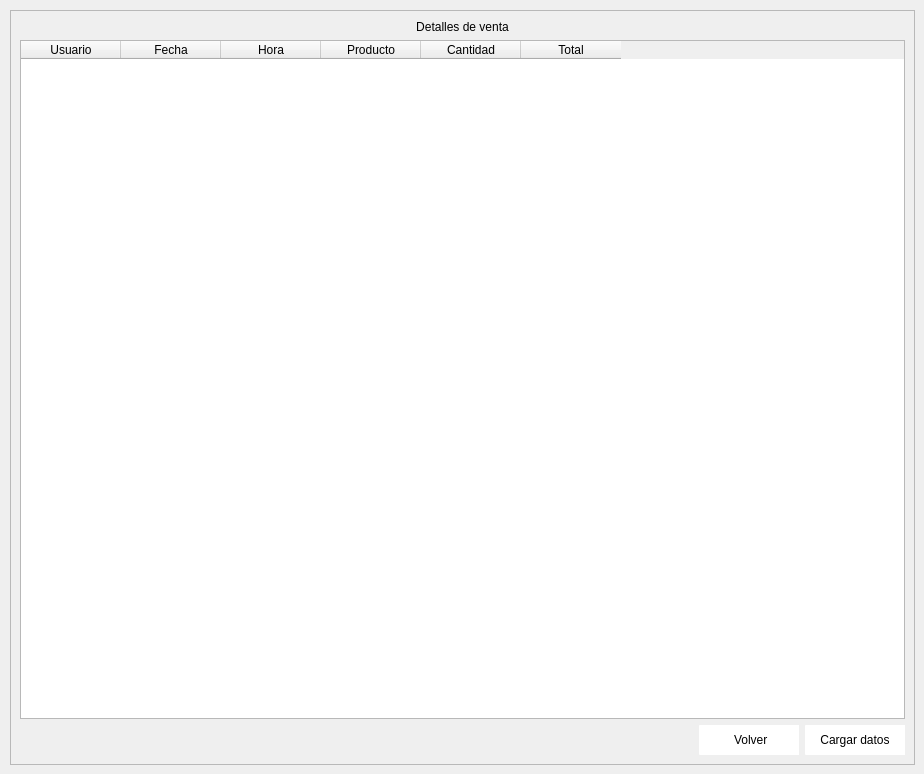
               <widget class="QWidget" name="page_detalles_ventas">
                <widget class="QFrame" name="frame_20">
                 <property name="geometry">
                  <rect>
                   <x>10</x>
                   <y>10</y>
                   <width>905</width>
                   <height>755</height>
                  </rect>
                 </property>
                 <property name="minimumSize">
                  <size>
                   <width>150</width>
                   <height>50</height>
                  </size>
                 </property>
                 <property name="frameShape">
                  <enum>QFrame::StyledPanel</enum>
                 </property>
                 <property name="frameShadow">
                  <enum>QFrame::Raised</enum>
                 </property>
                 <layout class="QVBoxLayout" name="verticalLayout_15">
                  <item>
                   <widget class="QLabel" name="label_24">
                    <property name="styleSheet">
                     <string notr="true">font: 75 12pt &quot;Open Sans Semibold&quot;</string>
                    </property>
                    <property name="text">
                     <string>Detalles de venta</string>
                    </property>
                    <property name="alignment">
                     <set>Qt::AlignCenter</set>
                    </property>
                   </widget>
                  </item>
                  <item>
                   <widget class="QTableWidget" name="tableWidget_ventas">
                    <column>
                     <property name="text">
                      <string>Usuario</string>
                     </property>
                    </column>
                    <column>
                     <property name="text">
                      <string>Fecha</string>
                     </property>
                    </column>
                    <column>
                     <property name="text">
                      <string>Hora</string>
                     </property>
                    </column>
                    <column>
                     <property name="text">
                      <string>Producto</string>
                     </property>
                    </column>
                    <column>
                     <property name="text">
                      <string>Cantidad</string>
                     </property>
                    </column>
                    <column>
                     <property name="text">
                      <string>Total</string>
                     </property>
                    </column>
                   </widget>
                  </item>
                  <item>
                   <layout class="QHBoxLayout" name="horizontalLayout_19">
                    <item>
                     <widget class="QLabel" name="label_detalle_ventas">
                      <property name="minimumSize">
                       <size>
                        <width>300</width>
                        <height>0</height>
                       </size>
                      </property>
                      <property name="text">
                       <string/>
                      </property>
                     </widget>
                    </item>
                    <item>
                     <spacer name="horizontalSpacer_6">
                      <property name="orientation">
                       <enum>Qt::Horizontal</enum>
                      </property>
                      <property name="sizeHint" stdset="0">
                       <size>
                        <width>40</width>
                        <height>20</height>
                       </size>
                      </property>
                     </spacer>
                    </item>
                    <item>
                     <widget class="QPushButton" name="btn_volver_11">
                      <property name="minimumSize">
                       <size>
                        <width>100</width>
                        <height>30</height>
                       </size>
                      </property>
                      <property name="maximumSize">
                       <size>
                        <width>150</width>
                        <height>16777215</height>
                       </size>
                      </property>
                      <property name="styleSheet">
                       <string notr="true">QFrame{
background-color: rgb(51, 157, 255);
}

QPushButton{
background-color: rgb(255, 255, 255);
border-top-left-radius:1px;
border-bottom-left-radius:1px;
font: 75 9pt &quot;Open Sans Semibold&quot;
}

QPushButton:hover{
color: rgb(255, 255, 255);
background-color: rgb(51, 157, 255);
border-top-left-radius:1px;
border-bottom-left-radius:1px;
font: 75 9pt  &quot;Open Sans Semibold&quot;
}</string>
                      </property>
                      <property name="text">
                       <string> Volver</string>
                      </property>
                      <property name="iconSize">
                       <size>
                        <width>25</width>
                        <height>25</height>
                       </size>
                      </property>
                     </widget>
                    </item>
                    <item>
                     <widget class="QPushButton" name="btn_actualizar_detalles">
                      <property name="minimumSize">
                       <size>
                        <width>100</width>
                        <height>30</height>
                       </size>
                      </property>
                      <property name="styleSheet">
                       <string notr="true">QFrame{
background-color: rgb(51, 157, 255);
}

QPushButton{
background-color: rgb(255, 255, 255);
border-top-left-radius:1px;
border-bottom-left-radius:1px;
font: 75 9pt &quot;Open Sans Semibold&quot;
}

QPushButton:hover{
color: rgb(255, 255, 255);
background-color: rgb(51, 157, 255);
border-top-left-radius:1px;
border-bottom-left-radius:1px;
font: 75 9pt  &quot;Open Sans Semibold&quot;
}</string>
                      </property>
                      <property name="text">
                       <string>Cargar datos</string>
                      </property>
                     </widget>
                    </item>
                   </layout>
                  </item>
                 </layout>
                </widget>
               </widget>
